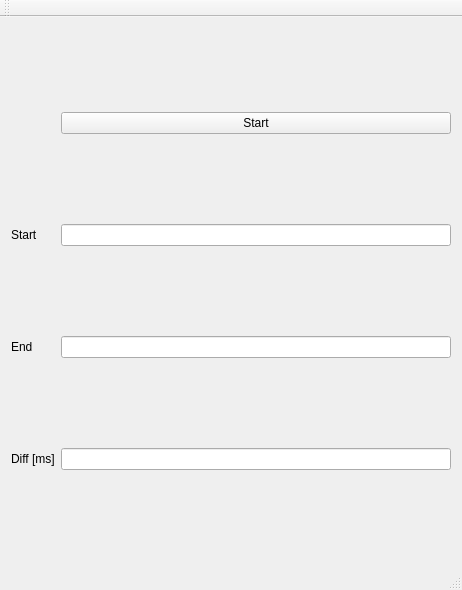
<?xml version="1.0" encoding="UTF-8"?>
<ui version="4.0">
 <class>MainWindow</class>
 <widget class="QMainWindow" name="MainWindow">
  <property name="geometry">
   <rect>
    <x>0</x>
    <y>0</y>
    <width>462</width>
    <height>590</height>
   </rect>
  </property>
  <property name="windowTitle">
   <string>MainWindow</string>
  </property>
  <widget class="QWidget" name="centralWidget">
   <layout class="QGridLayout" name="gridLayout">
    <item row="1" column="1">
     <widget class="QLineEdit" name="lineEditStart"/>
    </item>
    <item row="2" column="0">
     <widget class="QLabel" name="label_3">
      <property name="text">
       <string>End</string>
      </property>
     </widget>
    </item>
    <item row="3" column="1">
     <widget class="QLineEdit" name="lineEditDiff"/>
    </item>
    <item row="3" column="0">
     <widget class="QLabel" name="label_4">
      <property name="text">
       <string>Diff [ms]</string>
      </property>
     </widget>
    </item>
    <item row="2" column="1">
     <widget class="QLineEdit" name="lineEditEnd"/>
    </item>
    <item row="0" column="1">
     <widget class="QPushButton" name="pushButtonStart">
      <property name="text">
       <string>Start</string>
      </property>
     </widget>
    </item>
    <item row="1" column="0">
     <widget class="QLabel" name="label_2">
      <property name="text">
       <string>Start</string>
      </property>
     </widget>
    </item>
   </layout>
  </widget>
  <widget class="QMenuBar" name="menuBar">
   <property name="geometry">
    <rect>
     <x>0</x>
     <y>0</y>
     <width>462</width>
     <height>21</height>
    </rect>
   </property>
  </widget>
  <widget class="QToolBar" name="mainToolBar">
   <attribute name="toolBarArea">
    <enum>TopToolBarArea</enum>
   </attribute>
   <attribute name="toolBarBreak">
    <bool>false</bool>
   </attribute>
  </widget>
  <widget class="QStatusBar" name="statusBar"/>
 </widget>
 <layoutdefault spacing="6" margin="11"/>
 <resources/>
 <connections/>
</ui>
